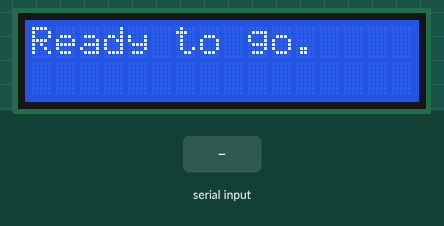
A sketch run on a simulated Arduino Uno, built with avr-gcc and run on an emulated ATmega328P. Shown: 16×2 character LCD. The inputs (shaded band) are chosen by the test bench.

Above: at 1.2 s.
1.3 s: "1" received over Serial
At 2.4 s:
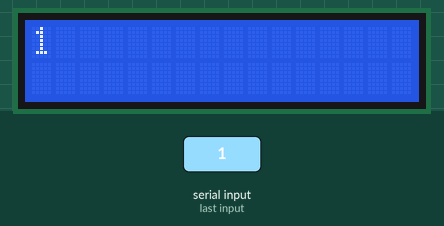
2.9 s: "0" received over Serial
At 3.6 s:
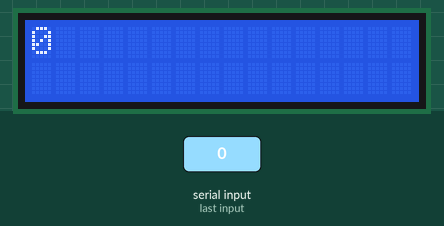
4.5 s: "2" received over Serial
At 6.0 s:
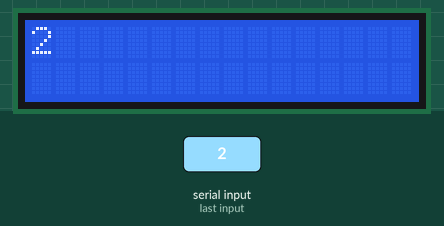
Timing chart, 0 to 7.5 s (numbered marks = the images above; inputs shaded):
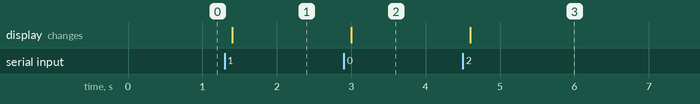

The sketch:

ard_ser_disp_sainsmart_lcd_keypad_shield.ino
```cpp
// include the library code
#include <LiquidCrystal.h>
#include <Wire.h>
// initialize the library with the numbers of the interface pins
LiquidCrystal lcd(8, 13, 9, 4, 5, 6, 7);

void setup(){
    // set up the LCD's number of columns and rows:
  lcd.begin(16, 2);
  lcd.write("Ready to go.");
  // initialize the serial communications:
  Serial.begin(19200);
}

void loop()
{
  // when characters arrive over the serial port...
  if (Serial.available()) {
    // wait a bit for the entire message to arrive
    delay(100);
    // clear the screen
    lcd.clear();
    // read all the available characters
    while (Serial.available() > 0) {
      // display each character to the LCD
      lcd.write(Serial.read());
    }
  }
}
```

Measured:
- after the input at 1.3 s, the display: changes after 0.10 s (image 1)
- after the input at 2.9 s, the display: changes after 0.10 s (image 2)
- after the input at 4.5 s, the display: changes after 0.10 s (image 3)
